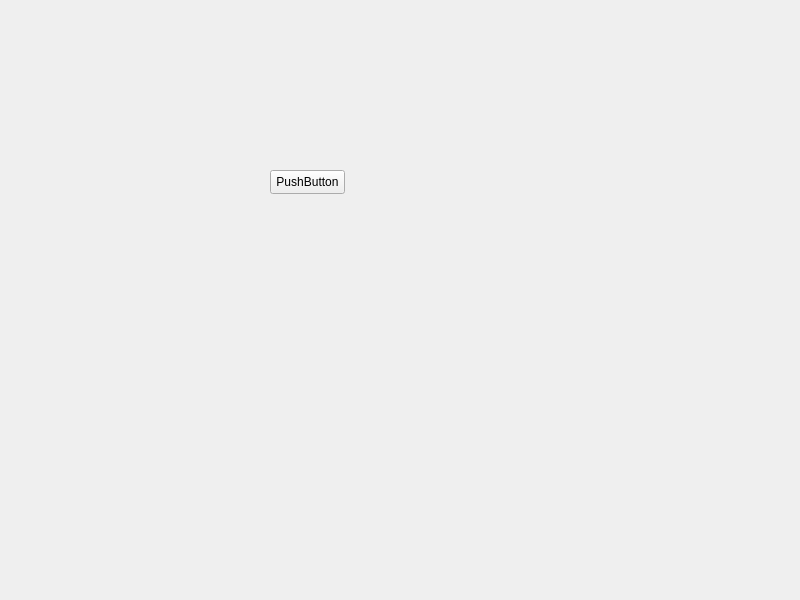
<?xml version="1.0" encoding="UTF-8"?>
<ui version="4.0">
 <class>Widget</class>
 <widget class="QWidget" name="Widget">
  <property name="geometry">
   <rect>
    <x>0</x>
    <y>0</y>
    <width>800</width>
    <height>600</height>
   </rect>
  </property>
  <property name="windowTitle">
   <string>Widget</string>
  </property>
  <widget class="QPushButton" name="pushButton">
   <property name="geometry">
    <rect>
     <x>270</x>
     <y>170</y>
     <width>75</width>
     <height>24</height>
    </rect>
   </property>
   <property name="text">
    <string>PushButton</string>
   </property>
  </widget>
 </widget>
 <resources/>
 <connections/>
</ui>
